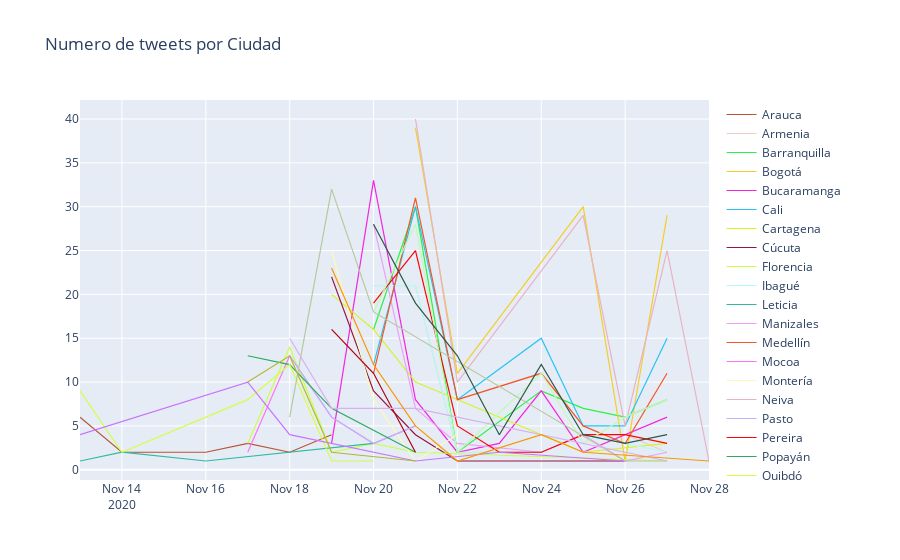

Write notebook code for a chart like this one.
### Code cell
traces = []

city_color_dict = {'Bogotá': "#f4ce26",
                    'Medellín': "#f45626",
                    'Cali': "#26c4f4",
                    'Barranquilla': "#26f445",
                    'Bucaramanga': "#f426df",
                    'Cartagena': "#d5f426",
                    'Cúcuta': "#961540",
                    'Pereira': "#fa0505",
                    'Santa Marta': "#c3fab4",
                    'Ibagué': "#b4faf8",
                    'Pasto': "#bcb4fa",
                    'Manizales': "#eca1f7",
                    'Villavicencio': "#2e5946",
                    'Neiva': "#e8b3c4",
                    'Armenia': "#ebd1ca",
                    'Valledupar': "#fa9702",
                    'Montería': "#fcfabb",
                    'Sincelejo': "#b6c99f",
                    'Popayán': "#2cab5f",
                    'Tunja': "#d8b1f0",
                    'Ríohacha': "#ad0309",
                    'Florencia': "#cbff47",
                    'Quibdó': "#d4ff47",
                    'Arauca': "#b85433",
                    'Yopal': "#b4b833",
                    'Leticia': "#33b8a0",
                    'San Andrés': "#267e91",
                    'San José del Guaviare': "#c973ff",
                    'Mocoa': "#ff73f6",
                    'Puerto Carreño': "#bdbf2e",
                    'Mitú': "#7cc900",
                    'Inírida': "#f7f5cb"}

for city in temp['city'].unique():
    trace= go.Scatter(
                        x=temp[temp['city']==city].fecha.values,
                        y=temp[temp['city']==city].cnt.values,
                        mode='lines', 
                        line = {'color': city_color_dict[city], 'width': 1.2},
                        name=city
                    ) 

    traces.append(trace)
    
layout = go.Layout(title='Numero de tweets por Ciudad')

fig = go.Figure(data=traces, layout=layout)
iplot(fig)

### Figure 1 — Plotly figure (JSON) as saved in the notebook; plotly's stock layout.template omitted (floating-point values rounded to 4 significant figures)
{"data": [{"line": {"color": "#b85433", "width": 1.2}, "mode": "lines", "name": "Arauca", "type": "scatter", "x": ["2020-11-13", "2020-11-14", "2020-11-16", "2020-11-17", "2020-11-18", "2020-11-19"], "y": [6, 2, 2, 3, 2, 4]}, {"line": {"color": "#ebd1ca", "width": 1.2}, "mode": "lines", "name": "Armenia", "type": "scatter", "x": ["2020-11-20", "2020-11-21", "2020-11-22", "2020-11-23", "2020-11-24", "2020-11-25", "2020-11-26", "2020-11-27"], "y": [21, 21, 2, 2, 2, 4, 4, 2]}, {"line": {"color": "#26f445", "width": 1.2}, "mode": "lines", "name": "Barranquilla", "type": "scatter", "x": ["2020-11-20", "2020-11-21", "2020-11-22", "2020-11-24", "2020-11-25", "2020-11-26", "2020-11-27"], "y": [16, 30, 2, 9, 7, 6, 8]}, {"line": {"color": "#f4ce26", "width": 1.2}, "mode": "lines", "name": "Bogotá", "type": "scatter", "x": ["2020-11-21", "2020-11-22", "2020-11-25", "2020-11-26", "2020-11-27"], "y": [39, 11, 30, 1, 29]}, {"line": {"color": "#f426df", "width": 1.2}, "mode": "lines", "name": "Bucaramanga", "type": "scatter", "x": ["2020-11-19", "2020-11-20", "2020-11-21", "2020-11-22", "2020-11-23", "2020-11-24", "2020-11-25", "2020-11-27"], "y": [3, 33, 8, 2, 3, 9, 2, 6]}, {"line": {"color": "#26c4f4", "width": 1.2}, "mode": "lines", "name": "Cali", "type": "scatter", "x": ["2020-11-20", "2020-11-21", "2020-11-22", "2020-11-24", "2020-11-25", "2020-11-26", "2020-11-27"], "y": [12, 30, 8, 15, 5, 5, 15]}, {"line": {"color": "#d5f426", "width": 1.2}, "mode": "lines", "name": "Cartagena", "type": "scatter", "x": ["2020-11-19", "2020-11-20", "2020-11-21", "2020-11-25", "2020-11-27"], "y": [20, 16, 10, 2, 3]}, {"line": {"color": "#961540", "width": 1.2}, "mode": "lines", "name": "Cúcuta", "type": "scatter", "x": ["2020-11-19", "2020-11-20", "2020-11-21", "2020-11-22", "2020-11-26"], "y": [22, 9, 4, 1, 1]}, {"line": {"color": "#cbff47", "width": 1.2}, "mode": "lines", "name": "Florencia", "type": "scatter", "x": ["2020-11-17", "2020-11-18", "2020-11-19", "2020-11-20", "2020-11-21", "2020-11-27"], "y": [3, 14, 2, 3, 2, 1]}, {"line": {"color": "#b4faf8", "width": 1.2}, "mode": "lines", "name": "Ibagué", "type": "scatter", "x": ["2020-11-20", "2020-11-21", "2020-11-22", "2020-11-23", "2020-11-24", "2020-11-25", "2020-11-26", "2020-11-27"], "y": [21, 21, 2, 2, 2, 4, 3, 2]}, {"line": {"color": "#33b8a0", "width": 1.2}, "mode": "lines", "name": "Leticia", "type": "scatter", "x": ["2020-11-13", "2020-11-14", "2020-11-16", "2020-11-20"], "y": [1, 2, 1, 3]}, {"line": {"color": "#eca1f7", "width": 1.2}, "mode": "lines", "name": "Manizales", "type": "scatter", "x": ["2020-11-20", "2020-11-21", "2020-11-22", "2020-11-24", "2020-11-25", "2020-11-26", "2020-11-27"], "y": [28, 7, 3, 2, 4, 1, 2]}, {"line": {"color": "#f45626", "width": 1.2}, "mode": "lines", "name": "Medellín", "type": "scatter", "x": ["2020-11-20", "2020-11-21", "2020-11-22", "2020-11-24", "2020-11-25", "2020-11-26", "2020-11-27"], "y": [11, 31, 8, 11, 5, 3, 11]}, {"line": {"color": "#ff73f6", "width": 1.2}, "mode": "lines", "name": "Mocoa", "type": "scatter", "x": ["2020-11-17", "2020-11-18", "2020-11-19", "2020-11-20", "2020-11-21"], "y": [2, 13, 6, 3, 5]}, {"line": {"color": "#fcfabb", "width": 1.2}, "mode": "lines", "name": "Montería", "type": "scatter", "x": ["2020-11-19", "2020-11-20", "2020-11-21", "2020-11-22"], "y": [25, 8, 1, 4]}, {"line": {"color": "#e8b3c4", "width": 1.2}, "mode": "lines", "name": "Neiva", "type": "scatter", "x": ["2020-11-21", "2020-11-22", "2020-11-25", "2020-11-26", "2020-11-27", "2020-11-28"], "y": [40, 10, 29, 5, 25, 1]}, {"line": {"color": "#bcb4fa", "width": 1.2}, "mode": "lines", "name": "Pasto", "type": "scatter", "x": ["2020-11-18", "2020-11-19", "2020-11-20", "2020-11-21"], "y": [13, 6, 3, 5]}, {"line": {"color": "#fa0505", "width": 1.2}, "mode": "lines", "name": "Pereira", "type": "scatter", "x": ["2020-11-20", "2020-11-21", "2020-11-22", "2020-11-23", "2020-11-24", "2020-11-25", "2020-11-26", "2020-11-27"], "y": [19, 25, 5, 2, 2, 4, 4, 3]}, {"line": {"color": "#2cab5f", "width": 1.2}, "mode": "lines", "name": "Popayán", "type": "scatter", "x": ["2020-11-17", "2020-11-18", "2020-11-19", "2020-11-21"], "y": [13, 12, 7, 2]}, {"line": {"color": "#d4ff47", "width": 1.2}, "mode": "lines", "name": "Quibdó", "type": "scatter", "x": ["2020-11-13", "2020-11-14", "2020-11-17", "2020-11-18", "2020-11-19", "2020-11-20"], "y": [9, 2, 8, 12, 1, 1]}, {"line": {"color": "#ad0309", "width": 1.2}, "mode": "lines", "name": "Ríohacha", "type": "scatter", "x": ["2020-11-19", "2020-11-20", "2020-11-21"], "y": [16, 11, 2]}, {"line": {"color": "#267e91", "width": 1.2}, "mode": "lines", "name": "San Andrés", "type": "scatter", "x": ["2020-11-14"], "y": [2]}, {"line": {"color": "#c973ff", "width": 1.2}, "mode": "lines", "name": "San José del Guaviare", "type": "scatter", "x": ["2020-11-13", "2020-11-17", "2020-11-18", "2020-11-21", "2020-11-23", "2020-11-26"], "y": [4, 10, 4, 1, 2, 1]}, {"line": {"color": "#c3fab4", "width": 1.2}, "mode": "lines", "name": "Santa Marta", "type": "scatter", "x": ["2020-11-20", "2020-11-21", "2020-11-22", "2020-11-24", "2020-11-25", "2020-11-26", "2020-11-27"], "y": [18, 28, 2, 11, 3, 6, 8]}, {"line": {"color": "#b6c99f", "width": 1.2}, "mode": "lines", "name": "Sincelejo", "type": "scatter", "x": ["2020-11-18", "2020-11-19", "2020-11-20", "2020-11-26", "2020-11-27"], "y": [6, 32, 18, 1, 1]}, {"line": {"color": "#d8b1f0", "width": 1.2}, "mode": "lines", "name": "Tunja", "type": "scatter", "x": ["2020-11-18", "2020-11-19", "2020-11-20", "2020-11-21", "2020-11-27"], "y": [15, 7, 7, 7, 1]}, {"line": {"color": "#fa9702", "width": 1.2}, "mode": "lines", "name": "Valledupar", "type": "scatter", "x": ["2020-11-19", "2020-11-20", "2020-11-21", "2020-11-22", "2020-11-24", "2020-11-25", "2020-11-28"], "y": [23, 12, 5, 1, 4, 2, 1]}, {"line": {"color": "#2e5946", "width": 1.2}, "mode": "lines", "name": "Villavicencio", "type": "scatter", "x": ["2020-11-20", "2020-11-21", "2020-11-22", "2020-11-23", "2020-11-24", "2020-11-25", "2020-11-26", "2020-11-27"], "y": [28, 19, 13, 4, 12, 4, 3, 4]}, {"line": {"color": "#b4b833", "width": 1.2}, "mode": "lines", "name": "Yopal", "type": "scatter", "x": ["2020-11-17", "2020-11-18", "2020-11-19", "2020-11-21"], "y": [10, 13, 2, 1]}], "layout": {"title": {"text": "Numero de tweets por Ciudad"}}}
